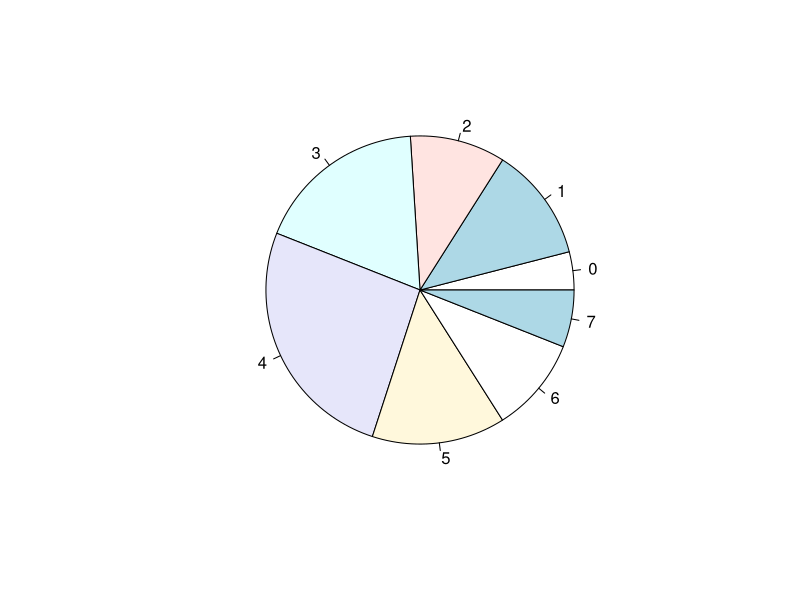
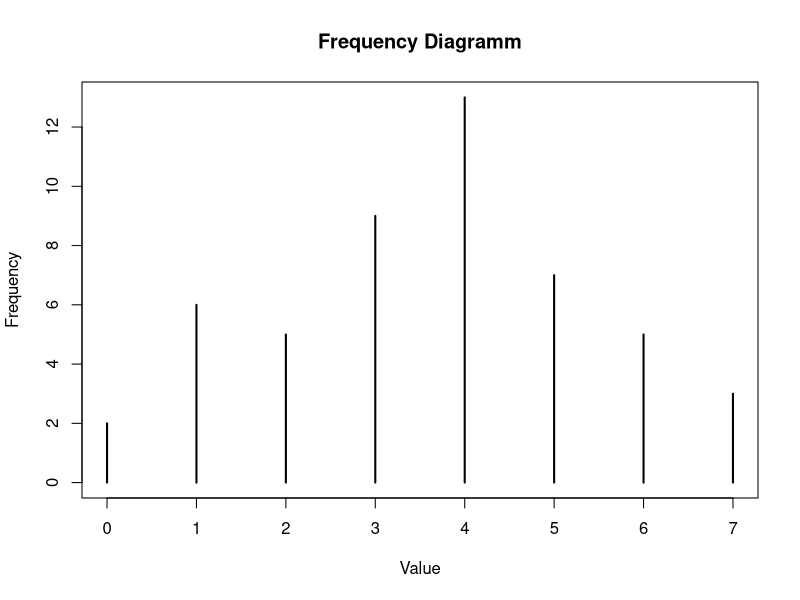
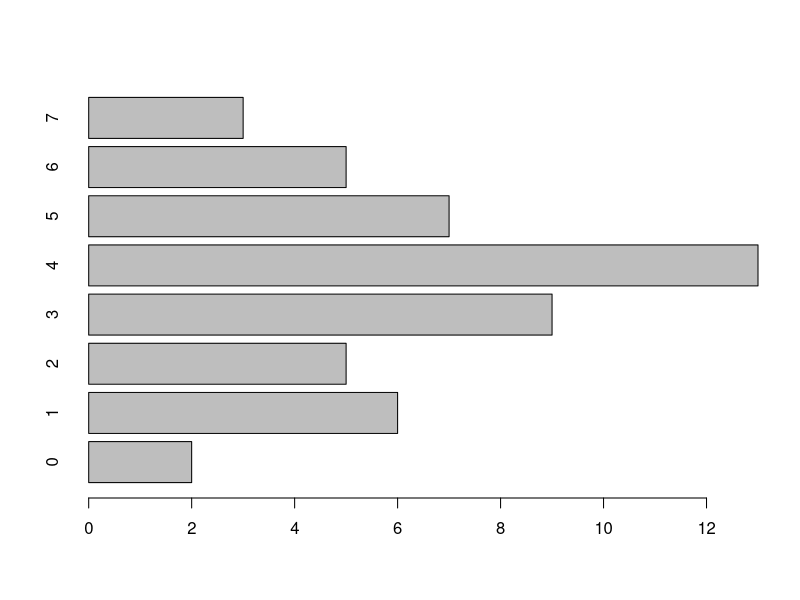
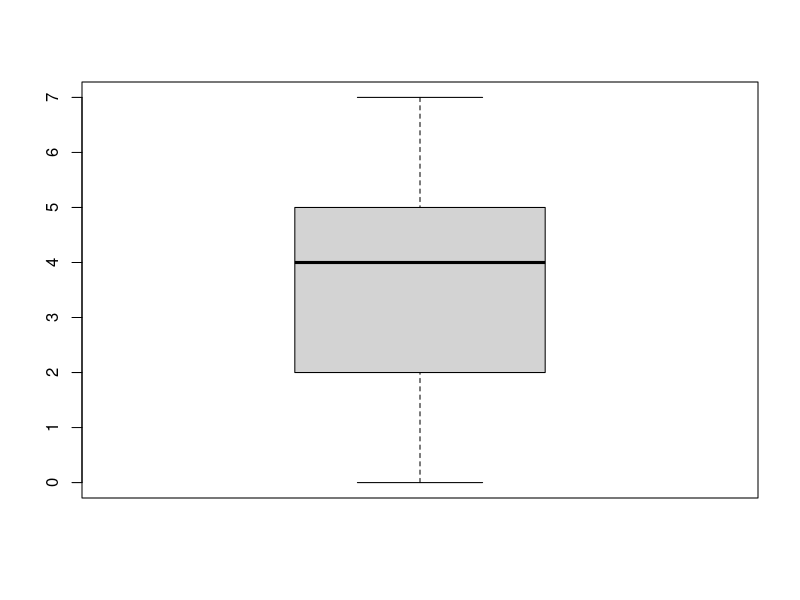

The R source for these figures, in order:
################## Aufgabe 1
v <- read.csv("data1.csv", header=TRUE)
Haeuf <- table(v)

png(filename="piechart.png")
pie(Haeuf)

png(filename="frequencydiagramm.png")
plot(Haeuf, main="Frequency Diagramm", xlab="Value", ylab="Frequency")

png(filename="barchart.png")
barplot(Haeuf, horiz=TRUE)

################## Aufgabe 2
# Modalwert
names(which.max(Haeuf))

# Median
if((length(v[,1]) %% 2) == 0) {
  median <-(v[floor(length(v[,1])/2),1]+v[(floor(length(v[,1])/2))+1,1]) * 0.5
} else {
  median <- v[length(v[,1])/2,1]
}
median

# 1/5-Quantil
quantile(v[,1], probs = 0.2)

# Arithmetisches Mittel
mean(v[,1])

# Spannweite
max(v[,1]) - min(v[,1])

# Interquartilbereich
quantile(v[,1], probs = 0.75) - quantile(v[,1], probs = 0.25)

# Varianz
var(v[,1])

# Standardabweichung
sqrt(var(v[,1]))

# Box-Plot
png(filename="boxplot.png")
boxplot(v[,1])

################## Aufgabe 3
v <- read.csv("data2.csv", header=TRUE)
cor(v[,1], v[,2])
